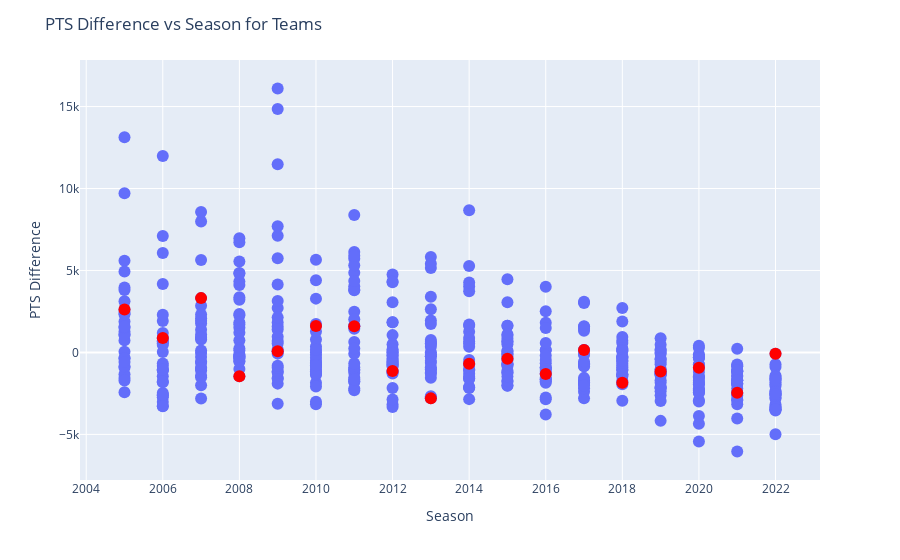

Notebook source saved alongside this figure:
### Code cell
# create a scatter plot with the average of each team for each season. The seasons should be the x axis and the selected relevant stat differences should be the y axis
def create_team_scatter(selected_stat, selected_team):
    fig = px.scatter(df_team_avg, x='Season', y=f'{selected_stat}_diff', hover_name='Tm',
                     hover_data={'Tm': True, selected_stat: True, f'{selected_stat}_diff': True})
    
    # add a red dot for all stats of the selected team
    fig.add_trace(px.scatter(df_team_avg[df_team_avg['Tm'] == selected_team], x='Season', y=f'{selected_stat}_diff', hover_name='Tm',
                                hover_data={'Tm': True, selected_stat: True, f'{selected_stat}_diff': True},
                                color_discrete_sequence=['red']).data[0])
    fig.update_traces(marker=dict(size=12), showlegend=False)
    fig.update_layout(title=f'{selected_stat} Difference vs Season for Teams',
                      xaxis_title='Season', yaxis_title=f'{selected_stat} Difference')
    fig.show()

# create a dropdown widget with all relevant stats
stat_dropdown_team_scatter = widgets.Dropdown(
    options=relevant_stats,
    description='Select Stat:',
    disabled=False,
)

# create a dropdown widget with all teams
team_dropdown_team_scatter = widgets.Dropdown(
    options=df_team_avg['Tm'].unique().tolist(),
    description='Select Team:',
    disabled=False,
)

# Define the output area to display the scatter plot
output_team_scatter = widgets.Output()

# Observe changes in the value of the dropdown and call the function
def on_value_change_team_scatter(change):
    clear_output()
    output_team_scatter.clear_output()
    selected_stat = stat_dropdown_team_scatter.value
    selected_team = team_dropdown_team_scatter.value

    display(stat_dropdown_team_scatter)
    display(team_dropdown_team_scatter)
    with output_team_scatter:
        create_team_scatter(selected_stat, selected_team)

stat_dropdown_team_scatter.observe(on_value_change_team_scatter, names='value')
team_dropdown_team_scatter.observe(on_value_change_team_scatter, names='value')

# Display the dropdown and the output area
display(stat_dropdown_team_scatter)
display(team_dropdown_team_scatter)
display(output_team_scatter)

### Figure 1 — Plotly figure (JSON) as saved in the notebook; plotly's stock layout.template omitted (floating-point values rounded to 4 significant figures; data arrays with more than 128 entries replaced by an {"elided": "..."} marker saying what was removed)
{"data": [{"customdata": {"elided": "493x2 mixed values"}, "hovertemplate": "<b>%{hovertext}</b><br><br>Season=%{x}<br>PTS_diff=%{y}<br>Tm=%{customdata[0]}<br>PTS=%{customdata[1]}<extra></extra>", "hovertext": {"elided": "493 str values"}, "legendgroup": "", "marker": {"color": "#636efa", "size": 12, "symbol": "circle"}, "mode": "markers", "name": "", "orientation": "v", "showlegend": false, "type": "scatter", "x": {"elided": "493 int values"}, "xaxis": "x", "y": {"elided": "493 float values"}, "yaxis": "y"}, {"customdata": [["BOS", 3888], ["BOS", 7729], ["BOS", 6928.0], ["BOS", 167.5], ["BOS", 268], ["BOS", 3766], ["BOS", 3168.0], ["BOS", 969.7], ["BOS", 446], ["BOS", 3180], ["BOS", 1913.0], ["BOS", 1338.0], ["BOS", 2784.0], ["BOS", 1534], ["BOS", 951.2], ["BOS", 1408.0], ["BOS", 0], ["BOS", 19]], "hovertemplate": "<b>%{hovertext}</b><br><br>Season=%{x}<br>PTS_diff=%{y}<br>Tm=%{customdata[0]}<br>PTS=%{customdata[1]}<extra></extra>", "hovertext": ["BOS", "BOS", "BOS", "BOS", "BOS", "BOS", "BOS", "BOS", "BOS", "BOS", "BOS", "BOS", "BOS", "BOS", "BOS", "BOS", "BOS", "BOS"], "legendgroup": "", "marker": {"color": "red", "size": 12, "symbol": "circle"}, "mode": "markers", "name": "", "orientation": "v", "showlegend": false, "type": "scatter", "x": [2005, 2006, 2007, 2008, 2009, 2010, 2011, 2012, 2013, 2014, 2015, 2016, 2017, 2018, 2019, 2020, 2021, 2022], "xaxis": "x", "y": [2620.0, 873.4, 3313.0, -1454.0, 75.28, 1616, 1600.0, -1140.0, -2803.0, -697.6, -386.6, -1317.0, 154.1, -1854.0, -1167.0, -935.1, -2461.0, -86.56], "yaxis": "y"}], "layout": {"legend": {"tracegroupgap": 0}, "margin": {"t": 60}, "title": {"text": "PTS Difference vs Season for Teams"}, "xaxis": {"anchor": "y", "domain": [0, 1], "title": {"text": "Season"}}, "yaxis": {"anchor": "x", "domain": [0, 1], "title": {"text": "PTS Difference"}}}}
